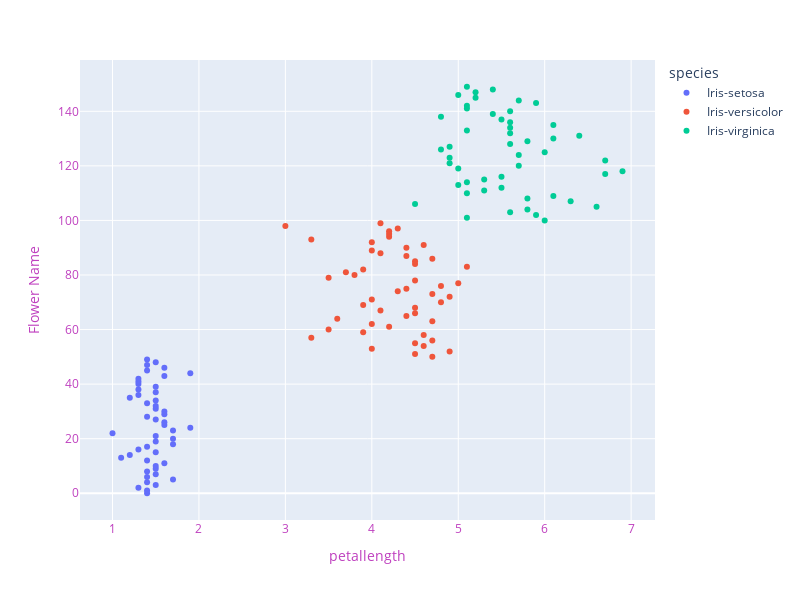

Notebook cell for this chart:
### Code cell
fig = px.scatter(data_frame=iris, x='petal_length',color='species')
fig.update_layout(width=800, height=600,
                  xaxis=dict(title='petallength',color="#BF40BF"),
                 yaxis=dict(title="Flower Name",color="#BF40BF"))
fig.show()

### Figure 1 — Plotly figure (JSON) as saved in the notebook; plotly's stock layout.template omitted (floating-point values rounded to 4 significant figures)
{"data": [{"hovertemplate": "species=Iris-setosa<br>petal_length=%{x}<br>index=%{y}<extra></extra>", "legendgroup": "Iris-setosa", "marker": {"color": "#636efa", "symbol": "circle"}, "mode": "markers", "name": "Iris-setosa", "orientation": "h", "showlegend": true, "type": "scatter", "x": [1.4, 1.4, 1.3, 1.5, 1.4, 1.7, 1.4, 1.5, 1.4, 1.5, 1.5, 1.6, 1.4, 1.1, 1.2, 1.5, 1.3, 1.4, 1.7, 1.5, 1.7, 1.5, 1, 1.7, 1.9, 1.6, 1.6, 1.5, 1.4, 1.6, 1.6, 1.5, 1.5, 1.4, 1.5, 1.2, 1.3, 1.5, 1.3, 1.5, 1.3, 1.3, 1.3, 1.6, 1.9, 1.4, 1.6, 1.4, 1.5, 1.4], "xaxis": "x", "y": [0, 1, 2, 3, 4, 5, 6, 7, 8, 9, 10, 11, 12, 13, 14, 15, 16, 17, 18, 19, 20, 21, 22, 23, 24, 25, 26, 27, 28, 29, 30, 31, 32, 33, 34, 35, 36, 37, 38, 39, 40, 41, 42, 43, 44, 45, 46, 47, 48, 49], "yaxis": "y"}, {"hovertemplate": "species=Iris-versicolor<br>petal_length=%{x}<br>index=%{y}<extra></extra>", "legendgroup": "Iris-versicolor", "marker": {"color": "#EF553B", "symbol": "circle"}, "mode": "markers", "name": "Iris-versicolor", "orientation": "h", "showlegend": true, "type": "scatter", "x": [4.7, 4.5, 4.9, 4, 4.6, 4.5, 4.7, 3.3, 4.6, 3.9, 3.5, 4.2, 4, 4.7, 3.6, 4.4, 4.5, 4.1, 4.5, 3.9, 4.8, 4, 4.9, 4.7, 4.3, 4.4, 4.8, 5, 4.5, 3.5, 3.8, 3.7, 3.9, 5.1, 4.5, 4.5, 4.7, 4.4, 4.1, 4, 4.4, 4.6, 4, 3.3, 4.2, 4.2, 4.2, 4.3, 3, 4.1], "xaxis": "x", "y": [50, 51, 52, 53, 54, 55, 56, 57, 58, 59, 60, 61, 62, 63, 64, 65, 66, 67, 68, 69, 70, 71, 72, 73, 74, 75, 76, 77, 78, 79, 80, 81, 82, 83, 84, 85, 86, 87, 88, 89, 90, 91, 92, 93, 94, 95, 96, 97, 98, 99], "yaxis": "y"}, {"hovertemplate": "species=Iris-virginica<br>petal_length=%{x}<br>index=%{y}<extra></extra>", "legendgroup": "Iris-virginica", "marker": {"color": "#00cc96", "symbol": "circle"}, "mode": "markers", "name": "Iris-virginica", "orientation": "h", "showlegend": true, "type": "scatter", "x": [6, 5.1, 5.9, 5.6, 5.8, 6.6, 4.5, 6.3, 5.8, 6.1, 5.1, 5.3, 5.5, 5, 5.1, 5.3, 5.5, 6.7, 6.9, 5, 5.7, 4.9, 6.7, 4.9, 5.7, 6, 4.8, 4.9, 5.6, 5.8, 6.1, 6.4, 5.6, 5.1, 5.6, 6.1, 5.6, 5.5, 4.8, 5.4, 5.6, 5.1, 5.1, 5.9, 5.7, 5.2, 5, 5.2, 5.4, 5.1], "xaxis": "x", "y": [100, 101, 102, 103, 104, 105, 106, 107, 108, 109, 110, 111, 112, 113, 114, 115, 116, 117, 118, 119, 120, 121, 122, 123, 124, 125, 126, 127, 128, 129, 130, 131, 132, 133, 134, 135, 136, 137, 138, 139, 140, 141, 142, 143, 144, 145, 146, 147, 148, 149], "yaxis": "y"}], "layout": {"height": 600, "legend": {"title": {"text": "species"}, "tracegroupgap": 0}, "margin": {"t": 60}, "width": 800, "xaxis": {"anchor": "y", "color": "#BF40BF", "domain": [0, 1], "title": {"text": "petallength"}}, "yaxis": {"anchor": "x", "color": "#BF40BF", "domain": [0, 1], "title": {"text": "Flower Name"}}}}
